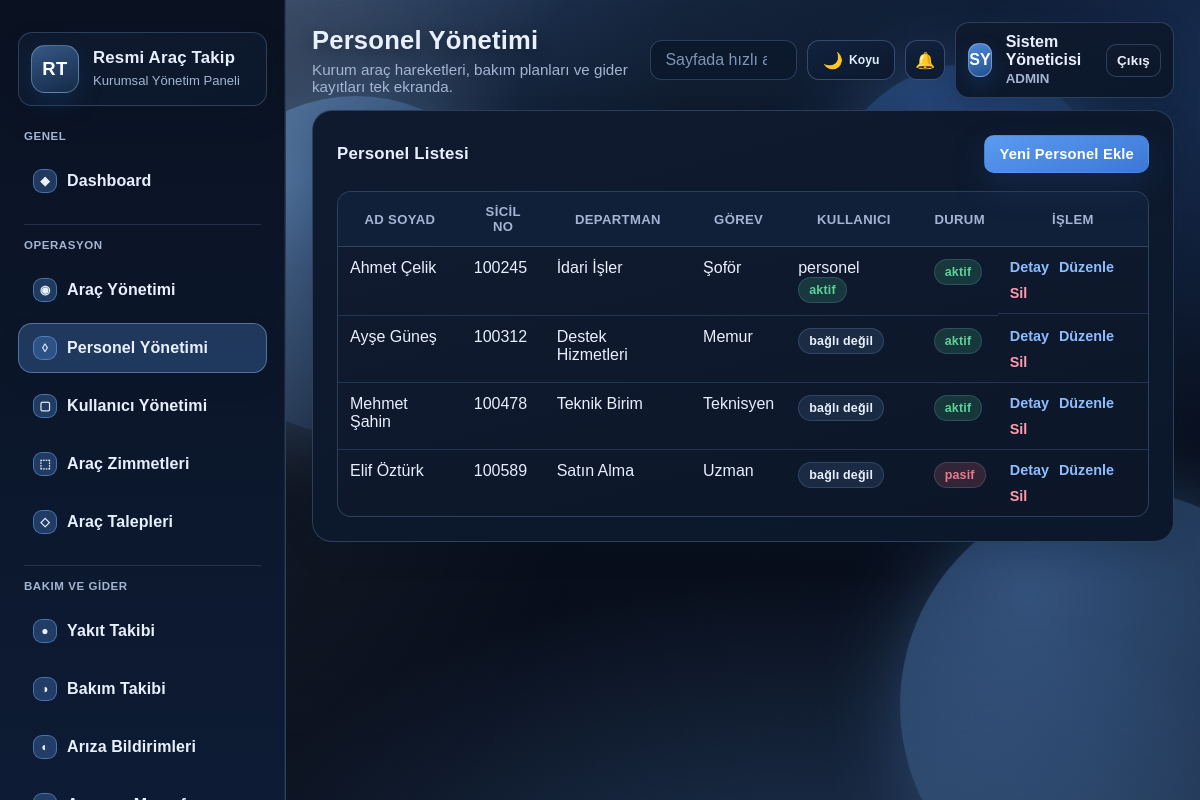
Page /modules/personnel/index.php (signed in) on the committed database.
### tables this page shows
CREATE TABLE personnel (
    id INT UNSIGNED AUTO_INCREMENT PRIMARY KEY,
    user_id INT UNSIGNED NULL UNIQUE,
    full_name VARCHAR(120) NOT NULL,
    registration_no VARCHAR(30) NOT NULL UNIQUE,
    phone VARCHAR(30) NULL,
    email VARCHAR(120) NULL,
    department VARCHAR(100) NOT NULL,
    duty_title VARCHAR(100) NOT NULL,
    license_class VARCHAR(20) NULL,
    status ENUM('aktif', 'pasif') NOT NULL DEFAULT 'aktif',
    created_at TIMESTAMP NOT NULL DEFAULT CURRENT_TIMESTAMP,
    CONSTRAINT fk_personnel_user FOREIGN KEY (user_id) REFERENCES users(id) ON DELETE SET NULL
);

CREATE TABLE users (
    id INT UNSIGNED AUTO_INCREMENT PRIMARY KEY,
    full_name VARCHAR(120) NOT NULL,
    username VARCHAR(60) NOT NULL UNIQUE,
    email VARCHAR(120) NOT NULL UNIQUE,
    phone VARCHAR(30) NULL,
    password_hash VARCHAR(255) NOT NULL,
    role ENUM('admin', 'personel') NOT NULL DEFAULT 'personel',
    is_active TINYINT(1) NOT NULL DEFAULT 1,
    created_at TIMESTAMP NOT NULL DEFAULT CURRENT_TIMESTAMP
);

### includes/functions.php (called while the page is built, shortened)
<?php
require_once __DIR__ . '/../config/config.php';
function app_url(string $path = ''): string
{
    return rtrim(BASE_URL, '/') . '/' . ltrim($path, '/');
}
function e(null|string|int|float $value): string
{
    return htmlspecialchars((string) $value, ENT_QUOTES | ENT_SUBSTITUTE, 'UTF-8');
}
function badge_class(string $status): string
{
    return match ($status) {
        'müsait', 'aktif', 'tamamlandı', 'onaylandı', 'çözüldü', 'iade edildi' => 'badge success',
        'kullanımda', 'planlandı', 'yaklaşıyor', 'bekliyor', 'inceleniyor' => 'badge warning',
        'bakımda', 'pasif', 'gecikti', 'arıza', 'iade edilmedi', 'reddedildi', 'kritik', 'açık' => 'badge danger',
        default => 'badge neutral',
    };
}
function fetch_all(string $sql, array $params = []): array
{
    $stmt = db()->prepare($sql);
    $stmt->execute($params);
    return $stmt->fetchAll();
}

### config/config.php (called while the page is built, shortened)
<?php
function db(): PDO
{
    static $pdo = null;
    if ($pdo instanceof PDO) {
        return $pdo;
    }
    $dsn = sprintf('mysql:host=%s;port=%s;dbname=%s;charset=utf8mb4', DB_HOST, DB_PORT, DB_NAME);
    $pdo = new PDO($dsn, DB_USER, DB_PASS, [
        PDO::ATTR_ERRMODE => PDO::ERRMODE_EXCEPTION,
        PDO::ATTR_DEFAULT_FETCH_MODE => PDO::FETCH_ASSOC,
        PDO::ATTR_EMULATE_PREPARES => false,
        PDO::MYSQL_ATTR_INIT_COMMAND => "SET NAMES utf8mb4 COLLATE utf8mb4_turkish_ci",
    ]);
    $pdo->exec("SET CHARACTER SET utf8mb4");
    $pdo->exec("SET collation_connection = 'utf8mb4_turkish_ci'");
    return $pdo;
}

### modules/personnel/index.php (the view, shortened to what this page needs)
<?php
require_once __DIR__ . '/../../includes/functions.php';
$rows = fetch_all(
    'SELECT p.*,
            u.username,
            u.role,
            u.is_active AS user_is_active
     FROM personnel p
     LEFT JOIN users u ON u.id = p.user_id
     ORDER BY p.created_at DESC'
);
include __DIR__ . '/../../includes/header.php';
?>
<section class="panel">
    <div class="panel-head">
        <h2>Personel Listesi</h2>
        <a class="button primary" href="<?= e(app_url('modules/personnel/form.php')) ?>">Yeni Personel Ekle</a>
    </div>
    <div class="panel-body">
        <table class="table">
            <thead>
                <tr>
                    <th>Ad Soyad</th>
                    <th>Sicil No</th>
                    <th>Departman</th>
                    <th>Görev</th>
                    <th>Kullanıcı</th>
                    <th>Durum</th>
                    <th>İşlem</th>
                </tr>
            </thead>
            <tbody>
            <?php foreach ($rows as $row): ?>
                <tr>
                    <td><?= e($row['full_name']) ?></td>
                    <td><?= e($row['registration_no']) ?></td>
                    <td><?= e($row['department']) ?></td>
                    <td><?= e($row['duty_title']) ?></td>
                    <td>
                        <?php if ($row['username']): ?>
                            <span><?= e($row['username']) ?></span>
                            <span class="<?= e((int) $row['user_is_active'] === 1 ? 'badge success' : 'badge danger') ?>">
                                <?= e((int) $row['user_is_active'] === 1 ? 'aktif' : 'pasif') ?>
                            </span>
                        <?php else: ?>
                            <span class="badge neutral">bağlı değil</span>
                        <?php endif; ?>
                    </td>
                    <td><span class="<?= e(badge_class($row['status'])) ?>"><?= e($row['status']) ?></span></td>
                    <td class="actions">
                        <a href="<?= e(app_url('modules/personnel/view.php?id=' . $row['id'])) ?>">Detay</a>
                        <a href="<?= e(app_url('modules/personnel/form.php?id=' . $row['id'])) ?>">Düzenle</a>
                        <form accept-charset="UTF-8" method="post" action="<?= e(app_url('modules/personnel/delete.php')) ?>" class="inline-form">
                            <button class="link-button danger-link" type="submit" data-confirm="Personel kaydı silinsin mi?">Sil</button>
                        </form>
                    </td>
                </tr>
            <?php endforeach; ?>
            </tbody>
        </table>
    </div>
</section>
<?php include __DIR__ . '/../../includes/footer.php'; ?>

### rows in the picture
personnel: full_name "Ahmet Çelik", registration_no "100245", department "İdari İşler", duty_title "Şoför", user.username "personel", user.is_active "aktif", status "aktif"
personnel: full_name "Ayşe Güneş", registration_no "100312", department "Destek Hizmetleri", duty_title "Memur", shows "bağlı değil", status "aktif"
personnel: full_name "Mehmet Şahin", registration_no "100478", department "Teknik Birim", duty_title "Teknisyen", shows "bağlı değil", status "aktif"
personnel: full_name "Elif Öztürk", registration_no "100589", department "Satın Alma", duty_title "Uzman", shows "bağlı değil", status "pasif"

### other values in the picture
$group['title'] "GENEL"
$item['icon'] "◆"
$item['label'] "Dashboard"
$group['title'] "OPERASYON"
$item['icon'] "◉"
$item['label'] "Araç Yönetimi"
$item['icon'] "◊"
$item['label'] "Personel Yönetimi"
$item['icon'] "▢"
$item['label'] "Kullanıcı Yönetimi"
$item['icon'] "⬚"
$item['label'] "Araç Zimmetleri"
$item['icon'] "◇"
$item['label'] "Araç Talepleri"
$group['title'] "BAKIM VE GIDER"
